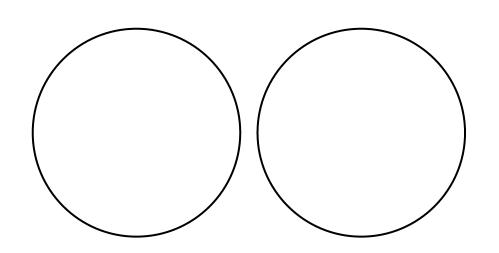
#> input picture images/circles-test-1.jpg, 499 x 253 px
$ python wavelet_blend.py ../images/circles-test-1.jpg ../images/circles-test-2.jpg out.png ../images/circles-test-2.jpg   (Python 2 division)   (older library calls are emulated)
#> lines starting #> are read from the running program, lines starting #| are printed output that depends on the picture
import sys, time, Image, numpy, pywt

def load_image(image, effect, size=None):
#> called with image = '../images/circles-test-1.jpg', effect = '../images/circles-test-2.jpg'
    im = Image.open(image)
#> im is the input picture: PIL image 499x253 RGB; min 0, max 255, mean 249.5
#> call 2 of load_image, with image = '../images/circles-test-2.jpg', effect = '../images/circles-test-2.jpg', size = (499, 253)
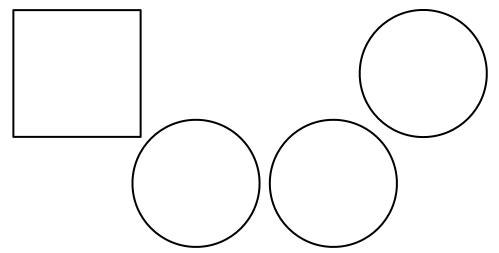
#> input picture images/circles-test-2.jpg, 499 x 253 px
#> in load_image, im is the input picture: PIL image 499x253 RGB; min 0, max 255, mean 247.9
    if size is not None and im.size != size:
        im = im.resize(size, Image.ANTIALIAS)
    im = im.convert('RGB')
    if effect == 'sepia':
        im = sepia(im)
    return im

def sepia(image, sepia_intensity=25):
    width, height = image.size

    for w in range(width):
        for h in range(height):
            r, g, b = image.getpixel((w, h))
            gray = (r+g+b)/3
            r = gray + (sepia_intensity * 2)
            g = gray + sepia_intensity
            b = gray - sepia_intensity
            if r > 255:
                r = 255
            if g > 255:
                g = 255
            if b < 0:
                b = 0
            image.putpixel((w, h), (r, g, b))
    return image

def image2array(image):
    assert image.mode in ('L', 'RGB', 'CMYK')
    arr = numpy.fromstring(image.tostring(), numpy.uint8)
    arr.shape = (image.size[1], image.size[0], len(image.getbands()))
    return arr.swapaxes(0, 2).swapaxes(1, 2).astype(numpy.float32)

def array2image(arr, mode):
    arr = arr.swapaxes(1, 2).swapaxes(0, 2)
    arr[arr < 0] = 0
    arr[arr > 255] = 255
    arr = numpy.fix(arr).astype(numpy.uint8)
    return Image.fromstring(mode, arr.shape[1::-1], arr.tostring())

def blend_images(base, texture, level=4, mode='sp1', base_gain=None, texture_gain=None):
#> called with level = 4, mode = 'sp1'
    base_data = image2array(base)
    texture_data = image2array(texture)
    output_data = []

    for base_band, texture_band in zip(base_data, texture_data):
        base_band_coeffs = pywt.wavedec2(base_band, 'db2', mode, level)
        texture_band_coeffs = pywt.wavedec2(texture_band, 'db2', mode, level)

        output_band_coeffs = [base_band_coeffs[0]]
        del base_band_coeffs[0], texture_band_coeffs[0]

        for n, (base_band_details, texture_band_details) in enumerate(
            zip(base_band_coeffs, texture_band_coeffs)):
            blended_details = []
            for (base_detail, texture_detail) in zip(base_band_details, texture_band_details):
                if base_gain is not None:
                    base_detail *= base_gain
                if texture_gain is not None:
                    texture_detail *= texture_gain

                blended = numpy.where(abs(base_detail) > abs(texture_detail), base_detail, texture_detail)
                blended_details.append(blended)

            base_band_coeffs[n] = texture_band_coeffs[n] = None
            output_band_coeffs.append(blended_details)

        new_band = pywt.waverec2(output_band_coeffs, 'db2', mode)
        output_data.append(new_band)
        del new_band, base_band_coeffs, texture_band_coeffs
#> this loop made 3 passes
#> pass 1, in blend_images, `new_band = pywt.waverec2(output_band_coeffs, 'db2', mode)`:
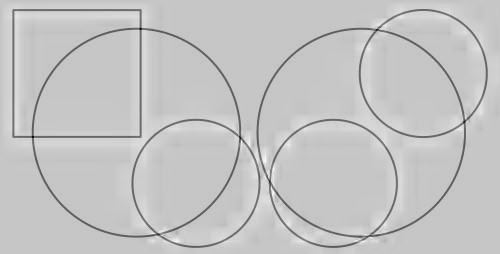
#> new_band: shape (254, 500) float32; min -231.6, max 392.5, mean 249.5; drawn with min black and max white
#> after the loop:
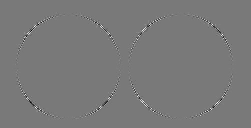
#> base_detail: shape (128, 251) float32; min -96.27, max 105.4, mean 0; drawn with min black and max white
#> after the loop:
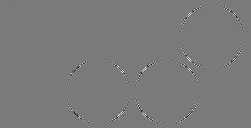
#> texture_detail: shape (128, 251) float32; min -102.5, max 110.4, mean 0; drawn with min black and max white
#> after the loop, output_data = 3 items

    del base_data, texture_data
    output_data = numpy.array(output_data)
    return array2image(output_data, base.mode)
#> in array2image, `arr[arr < 0] = 0`:
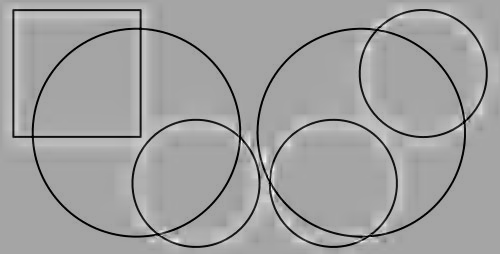
#> arr: shape (254, 500, 3) float32; min 0, max 392.5, mean 249.5; drawn with min black and max white
#> in array2image, `arr[arr > 255] = 255`:
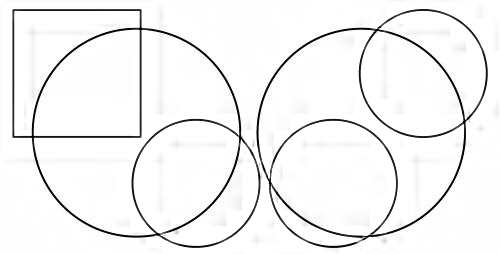
#> arr: shape (254, 500, 3) float32; min 0, max 255, mean 243.6

def miximages(image, texture, output, effect):
    base = load_image(image, effect)
    texture = load_image(texture, effect, base.size)

    start_time = time.time()
    im = blend_images(base, texture)
    end_time = time.time()

    print end_time - start_time
    im.save(output)

def main():
    if len(sys.argv) > 3:
        image = str(sys.argv[1])
        texture = str(sys.argv[2])
        output = str(sys.argv[3])
        try:
            effect = str(sys.argv[4])
        except:
            effect = None
        miximages(image, texture, output, effect)
    else:
        print 'Missing arguments'

if __name__ == '__main__':
    main()
